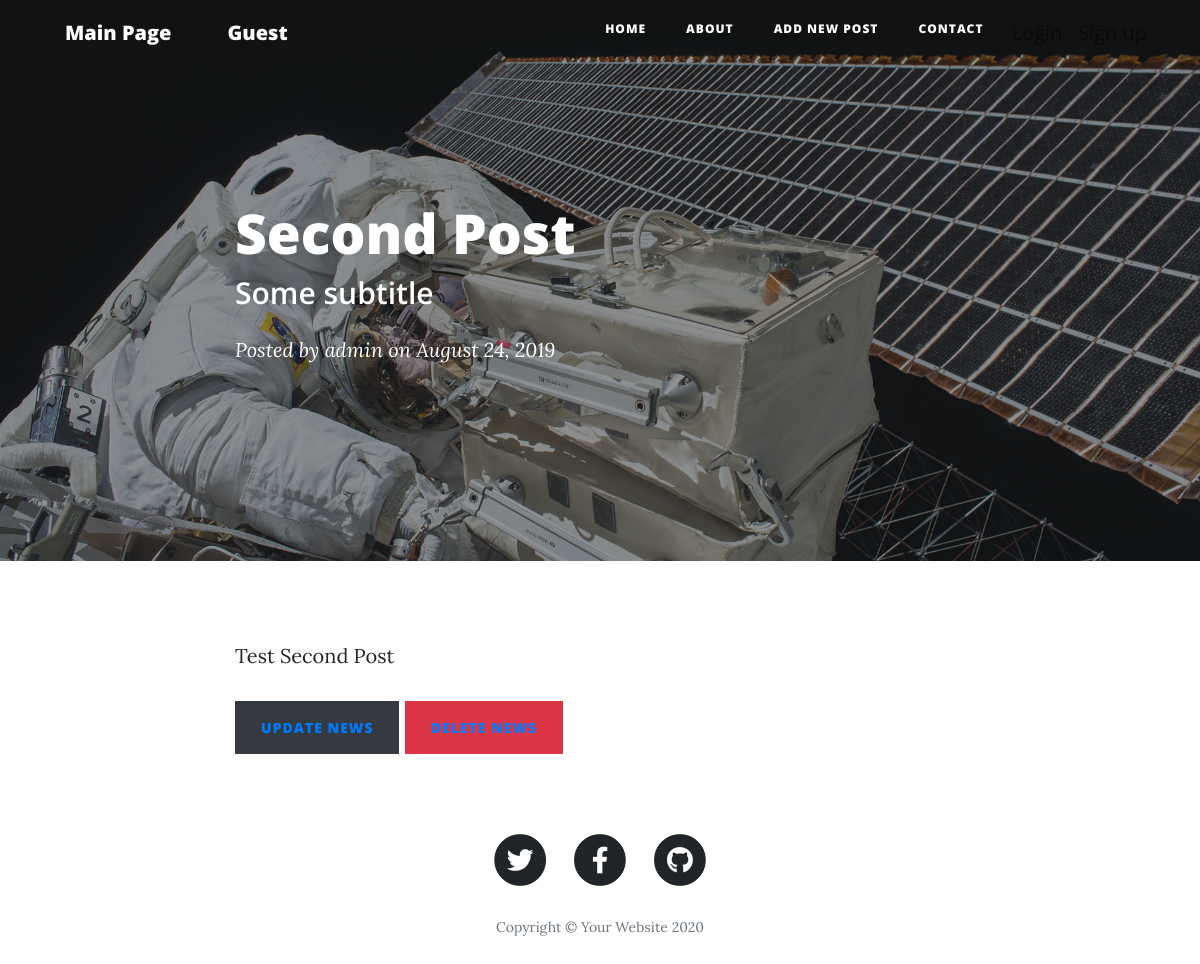
The app's page /post/2/ with its own data.
### blog/models.py (models this page shows, shortened)
class Post(models.Model):
    title = models.CharField(max_length=255,)
    author = models.ForeignKey(
        'auth.User',
        on_delete=models.CASCADE,
    )
    required_css_class = "form-control"
    body = models.TextField()

### blog/views.py (the view)
# urls.py: path('post/<int:pk>/',BlogDetailPost.as_view(), name = 'detail_post'),
class BlogDetailPost(DetailView):
    model = Post
    template_name = 'blog/inc/post_detail.html'
    context_object_name = 'post'

### templates/blog/inc/post_detail.html
{% extends 'blog/base.html' %}
{% load static %}
{% block header %}
 <header class="masthead" style="background-image: url('{% static 'img/post-bg.jpg'%}')">
    <div class="overlay"></div>
    <div class="container">
      <div class="row">
        <div class="col-lg-8 col-md-10 mx-auto">
          <div class="post-heading">
            <h1>{{ post.title }}</h1>
            <h2 class="subheading"> Some subtitle</h2>
            <span class="meta">Posted by
              <a href="#">{{ post.author }}</a>
              on August 24, 2019</span>
          </div>
        </div>
      </div>
    </div>
  </header>
{% endblock %}
{% block content %}
<article>
    <div class="container">
      <div class="row">
        <div class="col-lg-8 col-md-10 mx-auto">
          <p>{{ post.body }}</p>
            <p>
            <a href="{% url 'edit_post' post.pk %}" class="btn-link btn btn-dark">Update news</a>
            <a href="{% url 'delete_post' post.pk %}" class="btn-link btn btn-danger">Delete news</a>
</p>
        </div>
      </div>
    </div>
  </article>
{% endblock %}

### records on screen
Post: title "Second Post", author "admin", body "Test Second Post"
